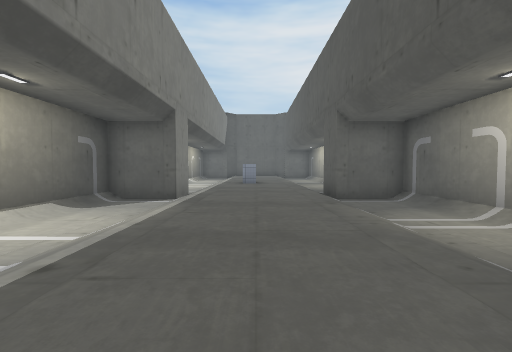
[1] (above)

14 first-person views from a walk through a Unity game level. The camera is 1.5 m above the floor, tilts 2° down and sees 90° across. The floor is counted in squares, 2 m on a side. Each view is taken from the middle of a square. On the plan, view 1 faces up. The plan holds only what a view shows up to about 9 squares ahead; the rest is blank. The place goes on beyond the plan. The player character is not drawn. Some surface patterns are stand-ins.

[2]
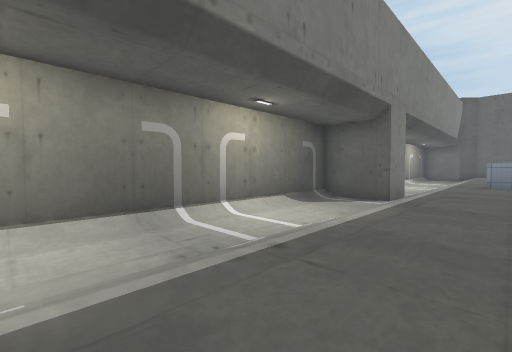

[3]
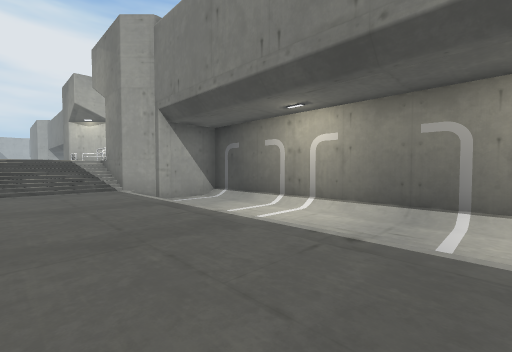

[4]
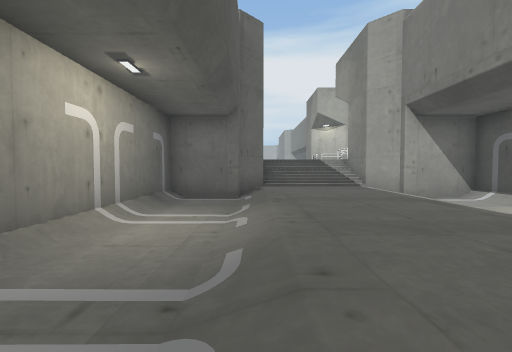

[5]
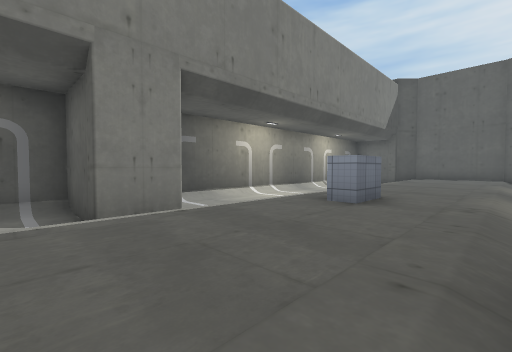

[6]
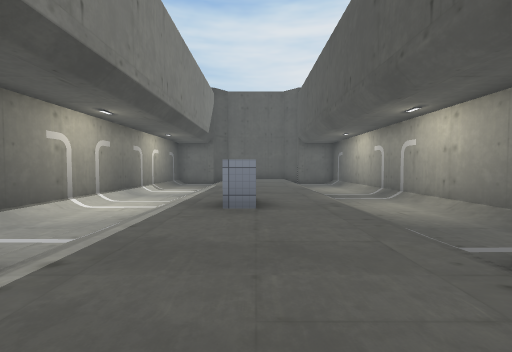

[7]
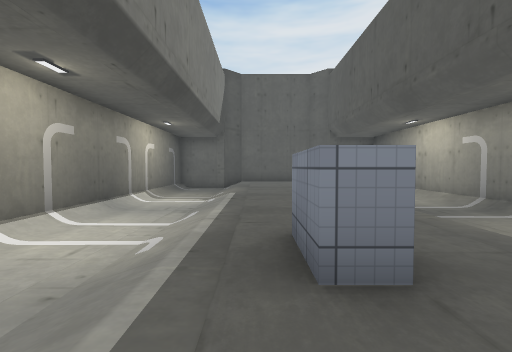

[8]
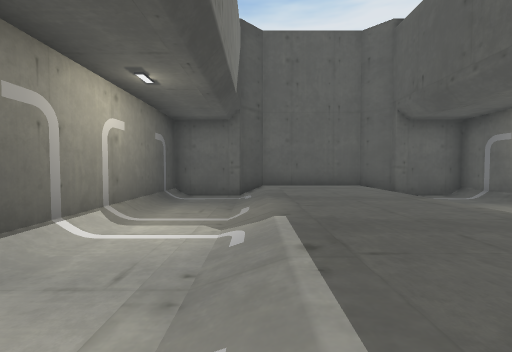

[9]
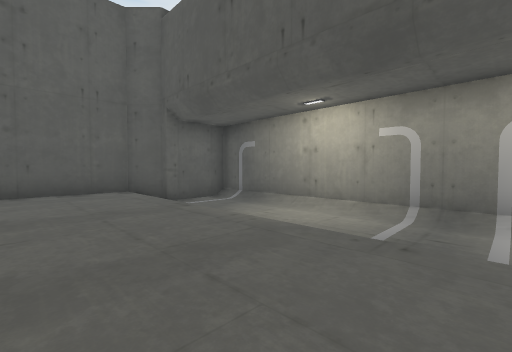

[10]
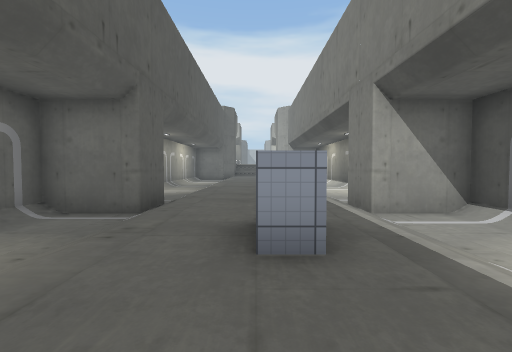

[11]
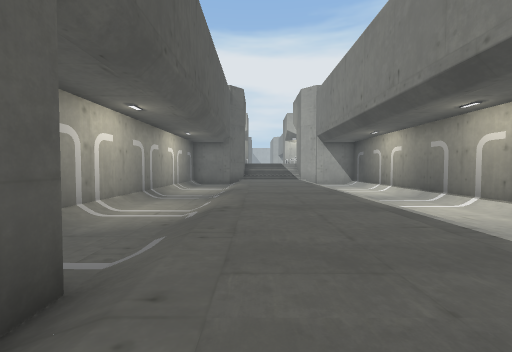

[12]
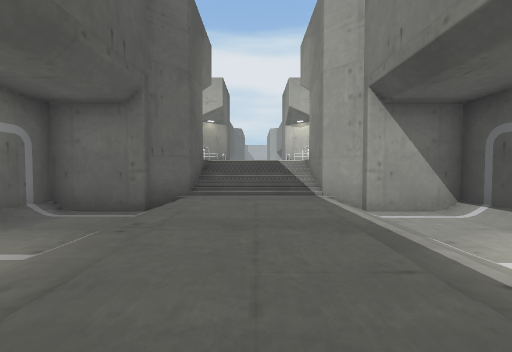

[13]
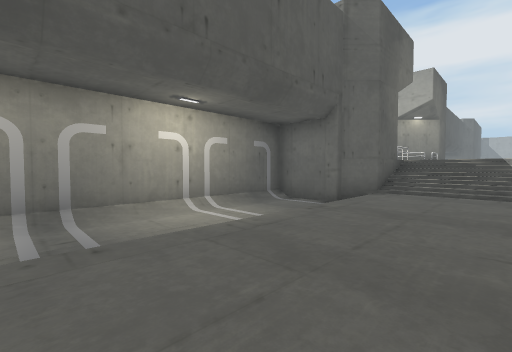

[14]
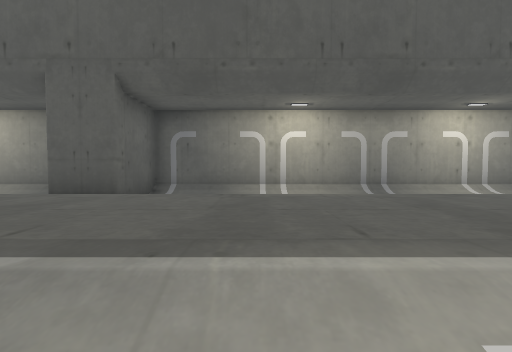

### Floor plan
Key: @ floor where view 1 was taken; # wall or solid block; . main floor; : floor 0.5 m higher than the main floor; + floor 0.75 m higher than the main floor; * floor 1.5 m higher than the main floor; / step, stairs or slope.
Columns run from 5 left of view 1 to 5 right of it. Each row starts with its distance up from view 1.
 24    #####
 23 ####:::####
 22 #../:::/..#
 21 #../:::/..#
 20 #../:::/..#
 19 #../:::/..#
 18 #../:::/..#
 17 #../:::/..#
 16 #../:::/..#
 15 #../:::/..#
 14 #../:::/..#
 13 #../:::/..#
 12 #../:#:/..#
 11 #../:::/..#
 10 #../:::/..#
  9 ###/:::/###
  8 ###/:::/###
  7 #../:::/..#
  6 #../:::/..#
  5 #../:::/..#
  4 #../:::/..#
  3 #../:::/..#
  2 #../:::/..#
  1 #../:::/..#
  0 #../:@:/..#
 -1 #../:::/..#
 -2 #../:::/..#
 -3 #../:::/..#
 -4 #../:::/..#
 -5 ###/:::/###
 -6   ##+++##
 -7    #***#
 -8    ## ##

Positions as (right, up) in squares from view 1, and headings:
1: (0, 0), facing up
2: (0, 0), facing up-left
3: (1, 3), facing down-left
4: (2, 3), facing down
5: (2, 7), facing up-left
6: (0, 7), facing up
7: (-1, 10), facing up
8: (-2, 14), facing up
9: (-1, 15), facing up-right
10: (0, 15), facing down
11: (1, 10), facing down
12: (0, 1), facing down
13: (-1, 2), facing down-right
14: (-3, 5), facing right
